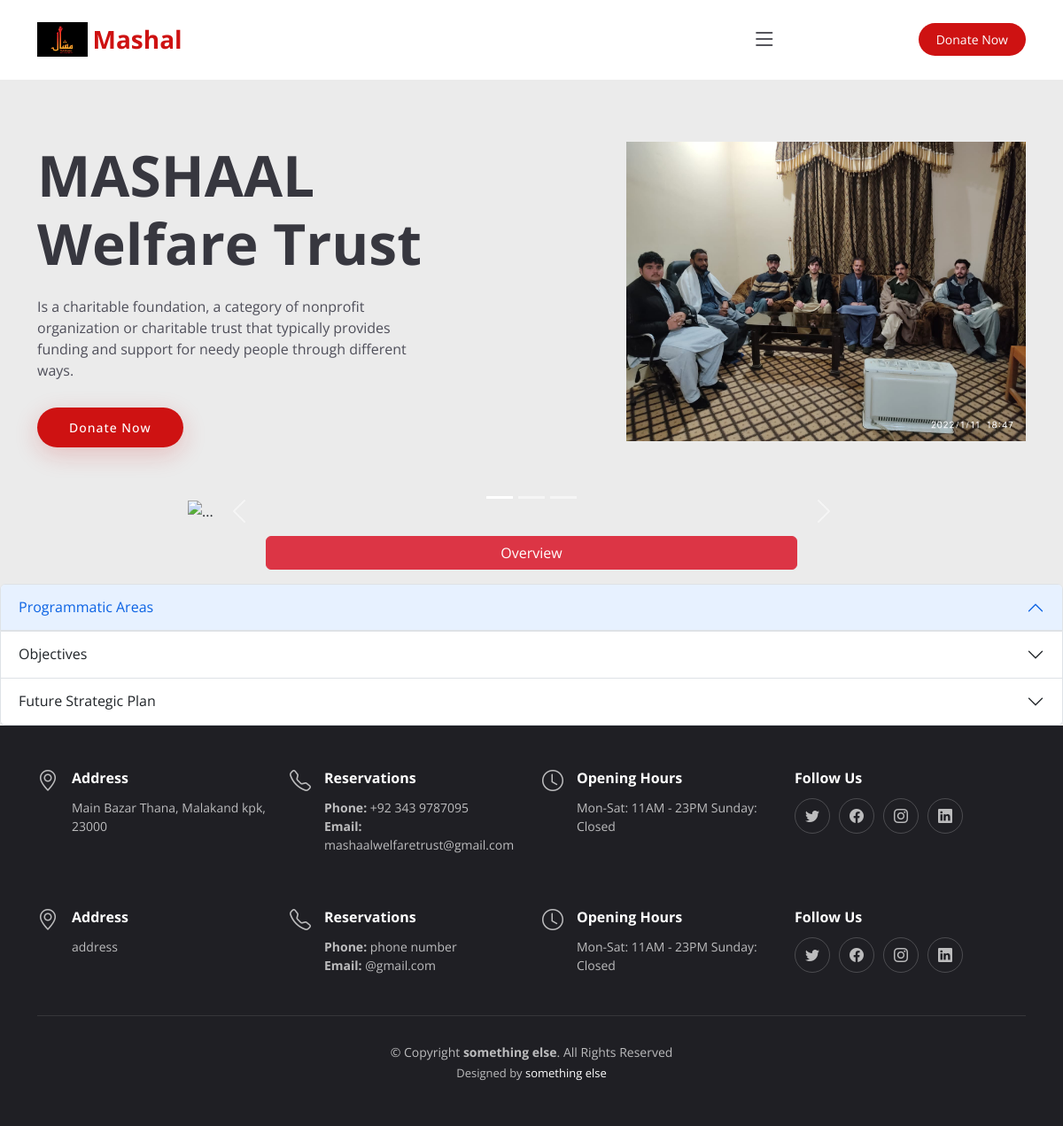
The page / on the database its author committed.
### tables this page shows
CREATE TABLE `header` (
  `id` int(11) NOT NULL,
  `menu` varchar(255) NOT NULL,
  `link` varchar(255) NOT NULL,
  `member` varchar(255) NOT NULL,
  `title` varchar(255) NOT NULL,
  `logo` varchar(255) NOT NULL,
  `name` varchar(255) NOT NULL,
  `donate` varchar(255) NOT NULL,
  `mession` varchar(255) NOT NULL
);

CREATE TABLE `herosection` (
  `id` int(11) NOT NULL,
  `title` varchar(255) NOT NULL,
  `image` varchar(255) NOT NULL,
  `description` varchar(255) NOT NULL
);

CREATE TABLE `info` (
  `id` int(11) NOT NULL,
  `address` varchar(255) NOT NULL,
  `phone` varchar(255) NOT NULL,
  `email` varchar(255) NOT NULL,
  `name` varchar(255) NOT NULL,
  `opening` varchar(255) NOT NULL,
  `Designed` varchar(255) NOT NULL
);

### index.php (the view, shortened to what this page needs)
<?php
  include('partials/head.php');
  include('partials/header.php');
?>
  <section id="hero" class="hero d-flex align-items-center section-bg">
    <div class="container">
      <div class="row justify-content-between gy-5">
<?php
  $hero =  mysqli_query($connect,"select * from herosection");
  while($sec = mysqli_fetch_assoc($hero))
  {
    $desc = $sec['description'];
    $image = $sec['image'];
?>
        <div class="col-lg-5 order-2 order-lg-1 d-flex flex-column justify-content-center align-items-center align-items-lg-start text-center text-lg-start">
          <h2 data-aos="fade-up">MASHAAL <br> Welfare Trust</h2>
          <p data-aos="fade-up" data-aos-delay="100"><?php echo $desc; ?></p>
          <div class="d-flex" data-aos="fade-up" data-aos-delay="200">
            <a href="" class="btn-book-a-table">Donate Now</a>
          </div>
        </div>
        <div class="col-lg-5 order-1 order-lg-2 text-center text-lg-start">
          <img src="assets/img/<?php echo $image; ?>" class="img-fluid" alt="" data-aos="zoom-out" data-aos-delay="300">
        </div>
<?php
  }
?>
      </div>
    </div>
  </section>
  <div class="container-fluid  section-bg ">
    <div class="row">
      <div class="col-lg-8 col-sm-8 offset-2">
      <div id="carouselExampleCaptions" class="carousel slide" data-bs-ride="false">
  <div class="carousel-indicators">
    <button type="button" data-bs-target="#carouselExampleCaptions" data-bs-slide-to="0" class="active" aria-current="true" aria-label="Slide 1"></button>
    <button type="button" data-bs-target="#carouselExampleCaptions" data-bs-slide-to="1" aria-label="Slide 2"></button>
    <button type="button" data-bs-target="#carouselExampleCaptions" data-bs-slide-to="2" aria-label="Slide 3"></button>
  </div>
  <div class="carousel-inner">
    <div class="carousel-item active">
      <img  src="assets/img/gallery-1.JPG" class="d-block w-100" alt="...">
      <div class="carousel-caption d-none d-md-block">
      </div>
    </div>
  </div>
  <button class="carousel-control-prev" type="button" data-bs-target="#carouselExampleCaptions" data-bs-slide="prev">
    <span class="carousel-control-prev-icon text-danger" aria-hidden="true"></span>
  </button>
  <button class="carousel-control-next" type="button" data-bs-target="#carouselExampleCaptions" data-bs-slide="next">
    <span class="carousel-control-next-icon" aria-hidden="true"></span>
  </button>
</div>
      </div>
    </div>
  </div>
<div class="d-grid gap-1 mt-3 col-6 mx-auto">
    <a class="btn  btn-danger" href="assets/img/haseeb_final.pdf">Overview</a>
</div>
  <div class="accordion mt-3 " id="accordionExample">
  <div class="accordion-item">
    <h2 class="accordion-header" id="headingOne">
      <button class="accordion-button" type="button" data-bs-toggle="collapse" data-bs-target="#collapseOne" aria-expanded="true" aria-controls="collapseOne">
        Programmatic Areas
      </button>
    </h2>
  </div>
  <div class="accordion-item">
    <h2 class="accordion-header" id="headingTwo">
      <button class="accordion-button collapsed" type="button" data-bs-toggle="collapse" data-bs-target="#collapseTwo" aria-expanded="false" aria-controls="collapseTwo">
        Objectives
      </button>
    </h2>
  </div>
  <div class="accordion-item">
    <h2 class="accordion-header " id="headingThree">
      <button class="accordion-button collapsed" type="button" data-bs-toggle="collapse" data-bs-target="#collapseThree" aria-expanded="false" aria-controls="collapseThree">
        Future Strategic Plan
      </button>
    </h2>
  </div>
</div>
<?php
  include('partials/footer.php');
?>

### partials/header.php (shortened to what this page needs)
<?php
    $connect = mysqli_connect('localhost','root','','mashal');
?>
<body>
  <header id="header" class="header fixed-top d-flex align-items-center">
    <div class="container d-flex align-items-center justify-content-between">
<?php
  $men = mysqli_query($connect,"select * from header");
  while($fet = mysqli_fetch_assoc($men))
  {
     $name = $fet['name'];
     $logo = $fet['logo'];
?>
      <a href="index.php" class="logo d-flex align-items-center me-auto me-lg-0">
         <img id="logo" src="<?php echo $logo; ?>" alt="">
        <h1><span><?php echo $name; ?></span></h1>
      </a>
      <?php
    }
    ?>
    <i class="mobile-nav-toggle mobile-nav-show bi bi-list"></i>
     <a href="donate.php" class="btn-book-a-table">Donate Now</a>
    </div>
  </header>

### partials/footer.php (shortened to what this page needs)
  <footer id="footer" class="footer">
    <div class="container">
      <div class="row gy-3">
<?php
  $set = mysqli_query($connect,"select * from info");
  while($data = mysqli_fetch_assoc($set))
  {
    $address =  $data['address'];
    $phone =  $data['phone'];
    $email =  $data['email'];
    $open =  $data['opening'];
    $design =  $data['Designed'];
?>
        <div class="col-lg-3 col-md-6 d-flex">
          <i class="bi bi-geo-alt icon"></i>
          <div>
            <h4>Address</h4>
            <p>
               <?php echo $address; ?>
              <br>
            </p>
          </div>
        </div>
        <div class="col-lg-3 col-md-6 footer-links d-flex">
          <i class="bi bi-telephone icon"></i>
          <div>
            <h4>Reservations</h4>
            <p>
              <strong>Phone:</strong> <?php echo $phone; ?><br>
              <strong>Email:</strong> <?php echo $email; ?><br>
            </p>
          </div>
        </div>
        <div class="col-lg-3 col-md-6 footer-links d-flex">
          <i class="bi bi-clock icon"></i>
          <div>
            <h4>Opening Hours</h4>
            <p>
              <?php echo $open;?>
            </p>
          </div>
        </div>
        <div class="col-lg-3 col-md-6 footer-links">
          <h4>Follow Us</h4>
          <div class="social-links d-flex">
            <a href="#" class="twitter"><i class="bi bi-twitter"></i></a>
            <a href="https://www.facebook.com/Mashaal-welfare-trust-101351422447359/?__cft__[0]=AZWLtaP2f5a8Nbpx6MHrXluaE5ZTn9GO6JlmMtWzs9D6FGXugKyfl1YHCb_Ie_1tLuiXsGHgztak6ZFfApSQH2TAMhyebpMG0MPemfSFvoVk4MJ3R3LaojzfP3hQNdUrb-g1HpI7CEhcCFP9tTunWvRrQe_sHabuaMuwZx7PswoSPIxBfFrPPi0IiQ1514aJmyI&amp;__tn__=-UC%2CP-R" class="facebook"><i class="bi bi-facebook"></i></a>
            <a href="https://instagram.com/mashaalwelfaretrust.7?igshid=YmMyMTA2M2Y=" class="instagram"><i class="bi bi-instagram"></i></a>
            <a href="#" class="linkedin"><i class="bi bi-linkedin"></i></a>
          </div>
        </div>
<?php
  }
?>
      </div>
    </div>
    <div class="container">
      <div class="copyright">
        &copy; Copyright <strong><span><?php echo $design;   ?></span></strong>. All Rights Reserved
      </div>
      <div class="credits">
        Designed by <a><?php echo $design;?></a>
      </div>
    </div>
  </footer>
</body>
</html>

### assets/css/main.css (style rules this page uses)
:root { --font-default: "Open Sans", system-ui, -apple-system, "Segoe UI", Roboto, "Helvetica Neue", Arial, "Noto Sans", "Liberation Sans", sans-serif, "Apple Color Emoji", "Segoe UI Emoji", "Segoe UI Symbol", "Noto Color Emoji"; --font-primary: "Amatic SC", sans-serif; }
:root { --color-default: #212529; --color-primary: #ce1212; --color-secondary: #37373f; }
:root { scroll-behavior: smooth; }
body { font-family: var(--font-default); color: var(--color-default); background-color: #ebebeb; }
a { color: var(--color-primary); text-decoration: none; }
h1, h2, h3, h4, h5, h6 { font-family: var(--font-secondary); }
section { overflow: hidden; padding: 80px 0; }
.section-bg { background-color:#ebebeb ; }
.header { background: #fff; transition: all 0.5s; z-index: 997; height: 90px; border-bottom: 1px solid #fff; }
.header .logo img { max-height: 40px; margin-right: 6px; }
.header .logo h1 { font-size: 28px; font-weight: 700; color: #000; margin: 0; font-family: var(--font-secondary); }
.header .logo h1 span { color: var(--color-primary); }
.header .btn-book-a-table, .header .btn-book-a-table:focus { font-size: 14px; color: #fff; background: var(--color-primary); padding: 8px 20px; margin-left: 30px; border-radius: 50px; transition: 0.3s; }
section { scroll-margin-top: 90px; }
@media (max-width: 1279px) { .mobile-nav-show { color: var(--color-secondary); font-size: 28px; cursor: pointer; line-height: 0; transition: 0.5s; z-index: 9999; margin: 0 10px 0 20px; } }
.hero { width: 100%; background-size: cover; position: relative; min-height: 60vh; padding: 160px 0 60px 0; }
.hero h2 { font-size: 64px; font-weight: 700; margin-bottom: 20px; color: var(--color-secondary); }
.hero p { color: #4f4f5a; font-weight: 400; margin-bottom: 30px; }
.hero .btn-book-a-table { font-weight: 500; font-size: 14px; letter-spacing: 1px; display: inline-block; padding: 12px 36px; border-radius: 50px; transition: 0.5s; color: #fff; background: var(--color-primary); box-shadow: 0 8px 28px rgba(206, 18, 18, 0.2); }
.footer { font-size: 14px; background-color: #1f1f24; padding: 50px 0; color: rgba(255, 255, 255, 0.7); }
.footer .icon { margin-right: 15px; font-size: 24px; line-height: 0; }
.footer h4 { font-size: 16px; font-weight: bold; position: relative; padding-bottom: 5px; color: #fff; }
.footer .footer-links { margin-bottom: 30px; }
.footer .social-links a { display: flex; align-items: center; justify-content: center; width: 40px; height: 40px; border-radius: 50%; border: 1px solid rgba(255, 255, 255, 0.2); font-size: 16px; color: rgba(255, 255, 255, 0.7); margin-right: 10px; transition: 0.3s; }
.footer .copyright { text-align: center; padding-top: 30px; border-top: 1px solid rgba(255, 255, 255, 0.1); }
.footer .credits { padding-top: 4px; text-align: center; font-size: 13px; }
.footer .credits a { color: #fff; }

### rows shown on the page
header: logo (picture), name "Mashal"
herosection: description "Is a charitable foundation, a category of nonprofit organization or charitable trust that typically provides funding and support for needy people through different ways.", image (picture)
info: address "Main Bazar Thana, Malakand kpk, 23000", phone "+92 343 9787095", email "mashaalwelfaretrust@gmail.com", opening "Mon-Sat: 11AM - 23PM Sunday: Closed"
info: address "address", phone "phone number", email "@gmail.com", opening "Mon-Sat: 11AM - 23PM Sunday: Closed", Designed "something else"
